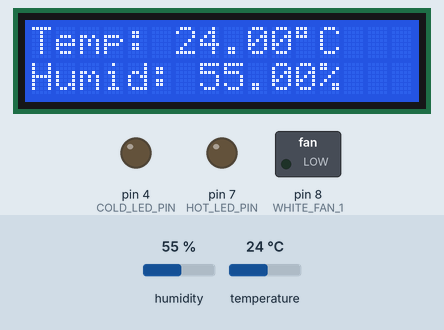
Recording of a program running on a simulated Arduino Uno, built with avr-gcc and run on an emulated ATmega328P. Parts: 16×2 character LCD, switched loads named in the program (green lamp = pin HIGH), output pins drawn as LEDs (lit = HIGH). The test bench sets the inputs (shaded band); at power-on: temperature 24 °C, humidity 55 %.

Above: at 1.7 s.
1.8 s: temperature set to 15 °C
At 4.3 s:
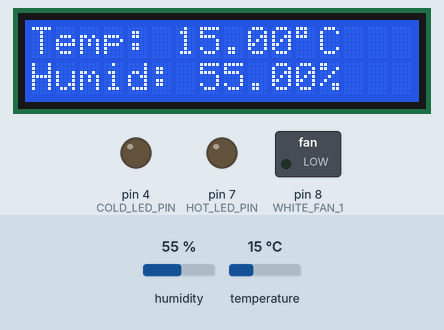
4.7 s: temperature set to 12 °C
At 6.4 s:
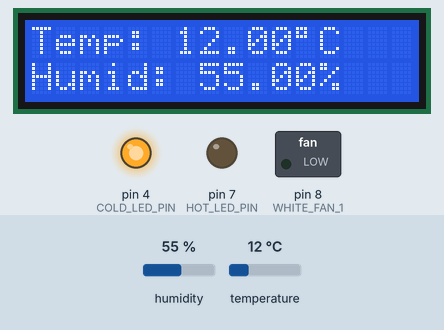
7.6 s: temperature set to 33 °C
At 10.2 s:
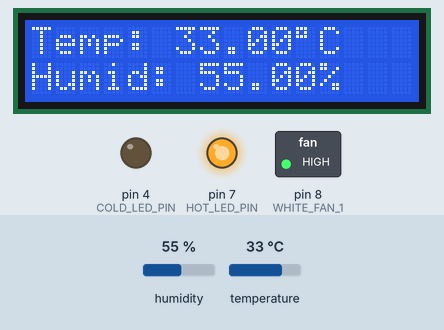
10.9 s: humidity set to 22 %
At 12.1 s:
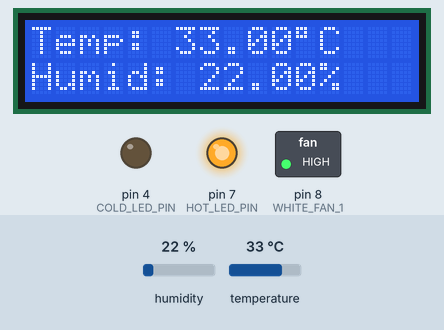
Timing chart, 0 to 13.9 s (numbered marks = the images above; inputs shaded):
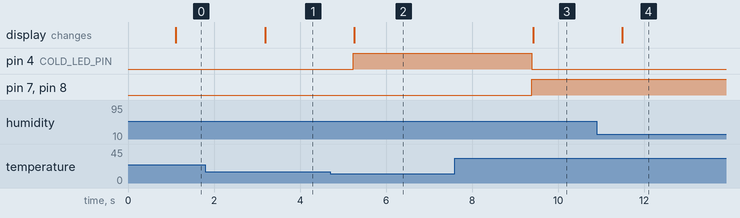

Measured:
- the behaviour switches between 14 and 13 °C on temperature (found by bisection; images 1 and 2)
- after the input at 1.8 s, the display: changes after 1.4 s (image 1)
- after the input at 4.7 s, pin 4 (COLD_LED_PIN): LOW → HIGH after 0.54 s; the display: changes after 0.56 s (image 2)
- after the input at 7.6 s, pin 4 (COLD_LED_PIN): HIGH → LOW after 1.8 s; pin 7 (HOT_LED_PIN), pin 8 (WHITE_FAN_1): LOW → HIGH after 1.8 s; the display: changes after 1.8 s (image 3)
- after the input at 10.9 s, the display: changes after 0.59 s (image 4)

The program:

main.cpp
```cpp
//IMPORTS
#include <Arduino.h>
#include <DHT.h>
#include <LiquidCrystal_I2C.h>

//PINS
const int DHT11_PIN = 2;
const int HOT_LED_PIN = 7;
const int COLD_LED_PIN = 4;
const int WHITE_FAN_1 = 8;

//CONSTANTS
DHT dht(DHT11_PIN, DHT11);
LiquidCrystal_I2C lcd(0x27, 16, 2);
const float MAX_TEMP = 30;
const float MIN_TEMP = 14;

//VARIABLES
float temperature;
float airHumidity;

void setup()
{
  pinMode(HOT_LED_PIN, OUTPUT);
  pinMode(COLD_LED_PIN, OUTPUT);
  pinMode(WHITE_FAN_1, OUTPUT);
  Serial.begin(9600);
  dht.begin();
  lcd.init();
  lcd.backlight();
}

void loop()
{
  delay(1000);

  temperature = dht.readTemperature();
  airHumidity = dht.readHumidity();

  if (temperature > MAX_TEMP)
  {
    digitalWrite(HOT_LED_PIN, HIGH);
    digitalWrite(WHITE_FAN_1, HIGH);
  } else
  {
    digitalWrite(WHITE_FAN_1, LOW);
    digitalWrite(HOT_LED_PIN, LOW);
  }

  if(temperature < MIN_TEMP)
  {
    digitalWrite(COLD_LED_PIN, HIGH);
  } else
  {
    digitalWrite(COLD_LED_PIN, LOW);
  }

  lcd.setCursor(0, 0);
  lcd.print("Temp: " + String(temperature) + (char) 223 + "C");
  lcd.setCursor(0, 1);
  lcd.print("Humid: " + String(airHumidity) + "%");
}
```
